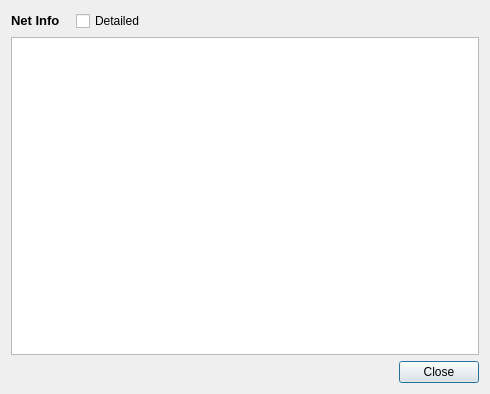
<?xml version="1.0" encoding="UTF-8"?>
<ui version="4.0">
 <class>NetInfoDialog</class>
 <widget class="QDialog" name="NetInfoDialog">
  <property name="geometry">
   <rect>
    <x>0</x>
    <y>0</y>
    <width>490</width>
    <height>394</height>
   </rect>
  </property>
  <property name="windowTitle">
   <string>Net Info</string>
  </property>
  <layout class="QVBoxLayout" name="verticalLayout">
   <item>
    <widget class="QFrame" name="frame_2">
     <property name="sizePolicy">
      <sizepolicy hsizetype="Preferred" vsizetype="Preferred">
       <horstretch>1</horstretch>
       <verstretch>0</verstretch>
      </sizepolicy>
     </property>
     <property name="frameShape">
      <enum>QFrame::NoFrame</enum>
     </property>
     <property name="frameShadow">
      <enum>QFrame::Raised</enum>
     </property>
     <layout class="QVBoxLayout">
      <property name="spacing">
       <number>6</number>
      </property>
      <property name="leftMargin">
       <number>0</number>
      </property>
      <property name="topMargin">
       <number>0</number>
      </property>
      <property name="rightMargin">
       <number>0</number>
      </property>
      <property name="bottomMargin">
       <number>0</number>
      </property>
      <item>
       <widget class="QFrame" name="frame_4">
        <property name="frameShape">
         <enum>QFrame::NoFrame</enum>
        </property>
        <property name="frameShadow">
         <enum>QFrame::Raised</enum>
        </property>
        <layout class="QHBoxLayout" name="_2">
         <property name="spacing">
          <number>6</number>
         </property>
         <property name="leftMargin">
          <number>0</number>
         </property>
         <property name="topMargin">
          <number>0</number>
         </property>
         <property name="rightMargin">
          <number>0</number>
         </property>
         <property name="bottomMargin">
          <number>0</number>
         </property>
         <item>
          <widget class="QLabel" name="label_4">
           <property name="font">
            <font>
             <pointsize>12</pointsize>
             <weight>75</weight>
             <bold>true</bold>
            </font>
           </property>
           <property name="text">
            <string>&lt;html&gt;&lt;head&gt;&lt;meta name=&quot;qrichtext&quot; content=&quot;1&quot; /&gt;&lt;style type=&quot;text/css&quot;&gt;
p, li { white-space: pre-wrap; }
&lt;/style&gt;&lt;/head&gt;&lt;body style=&quot; font-family:'DejaVu Sans'; font-size:12pt; font-weight:600; font-style:normal; text-decoration:none;&quot;&gt;
&lt;p style=&quot; margin-top:0px; margin-bottom:0px; margin-left:0px; margin-right:0px; -qt-block-indent:0; text-indent:0px;&quot;&gt;&lt;span style=&quot; font-size:10pt;&quot;&gt;Net Info&lt;/span&gt;&lt;/p&gt;&lt;/body&gt;&lt;/html&gt;</string>
           </property>
          </widget>
         </item>
         <item>
          <spacer>
           <property name="orientation">
            <enum>Qt::Horizontal</enum>
           </property>
           <property name="sizeType">
            <enum>QSizePolicy::Fixed</enum>
           </property>
           <property name="sizeHint" stdset="0">
            <size>
             <width>10</width>
             <height>20</height>
            </size>
           </property>
          </spacer>
         </item>
         <item>
          <widget class="QCheckBox" name="detailed_cb">
           <property name="text">
            <string>Detailed</string>
           </property>
          </widget>
         </item>
         <item>
          <spacer>
           <property name="orientation">
            <enum>Qt::Horizontal</enum>
           </property>
           <property name="sizeType">
            <enum>QSizePolicy::Expanding</enum>
           </property>
           <property name="sizeHint" stdset="0">
            <size>
             <width>10</width>
             <height>20</height>
            </size>
           </property>
          </spacer>
         </item>
        </layout>
       </widget>
      </item>
      <item>
       <widget class="QTextBrowser" name="net_info_text">
        <property name="autoFillBackground">
         <bool>false</bool>
        </property>
        <property name="frameShape">
         <enum>QFrame::StyledPanel</enum>
        </property>
        <property name="lineWrapMode">
         <enum>QTextEdit::NoWrap</enum>
        </property>
        <property name="lineWrapColumnOrWidth">
         <number>0</number>
        </property>
        <property name="cursorWidth">
         <number>1</number>
        </property>
       </widget>
      </item>
     </layout>
    </widget>
   </item>
   <item>
    <widget class="QDialogButtonBox" name="buttonBox">
     <property name="standardButtons">
      <set>QDialogButtonBox::Close</set>
     </property>
    </widget>
   </item>
  </layout>
 </widget>
 <resources/>
 <connections>
  <connection>
   <sender>buttonBox</sender>
   <signal>rejected()</signal>
   <receiver>NetInfoDialog</receiver>
   <slot>accept()</slot>
   <hints>
    <hint type="sourcelabel">
     <x>439</x>
     <y>373</y>
    </hint>
    <hint type="destinationlabel">
     <x>398</x>
     <y>389</y>
    </hint>
   </hints>
  </connection>
 </connections>
</ui>
